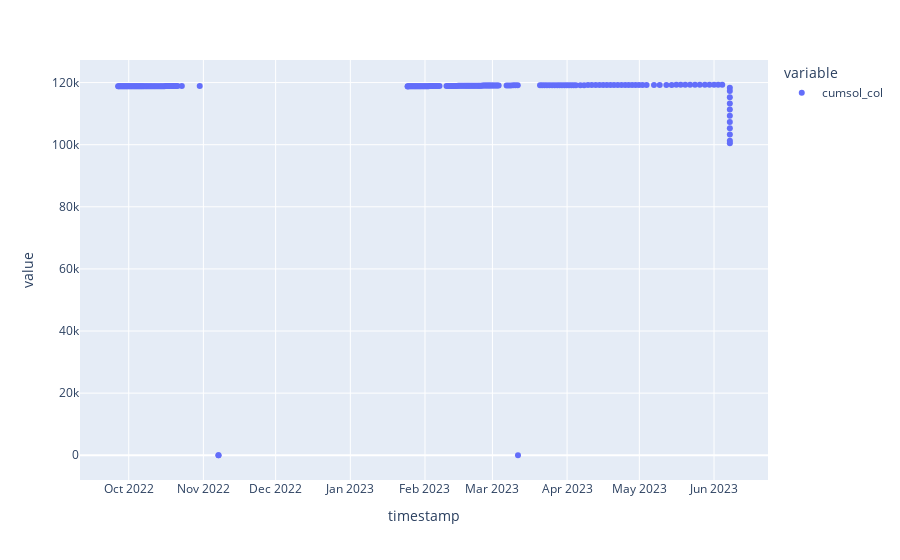

Notebook code cell kept with this figure:
### Code cell
px.scatter(largest_whale['cumsol_col'])

### Figure 1 — Plotly figure (JSON) as saved in the notebook; plotly's stock layout.template omitted (floating-point values rounded to 4 significant figures; data arrays with more than 128 entries replaced by an {"elided": "..."} marker saying what was removed)
{"data": [{"hovertemplate": "variable=cumsol_col<br>timestamp=%{x}<br>value=%{y}<extra></extra>", "legendgroup": "cumsol_col", "marker": {"color": "#636efa", "symbol": "circle"}, "mode": "markers", "name": "cumsol_col", "orientation": "v", "showlegend": true, "type": "scatter", "x": {"elided": "199 str values"}, "xaxis": "x", "y": {"elided": "199 float values"}, "yaxis": "y"}], "layout": {"legend": {"title": {"text": "variable"}, "tracegroupgap": 0}, "margin": {"t": 60}, "xaxis": {"anchor": "y", "domain": [0, 1], "title": {"text": "timestamp"}}, "yaxis": {"anchor": "x", "domain": [0, 1], "title": {"text": "value"}}}}
